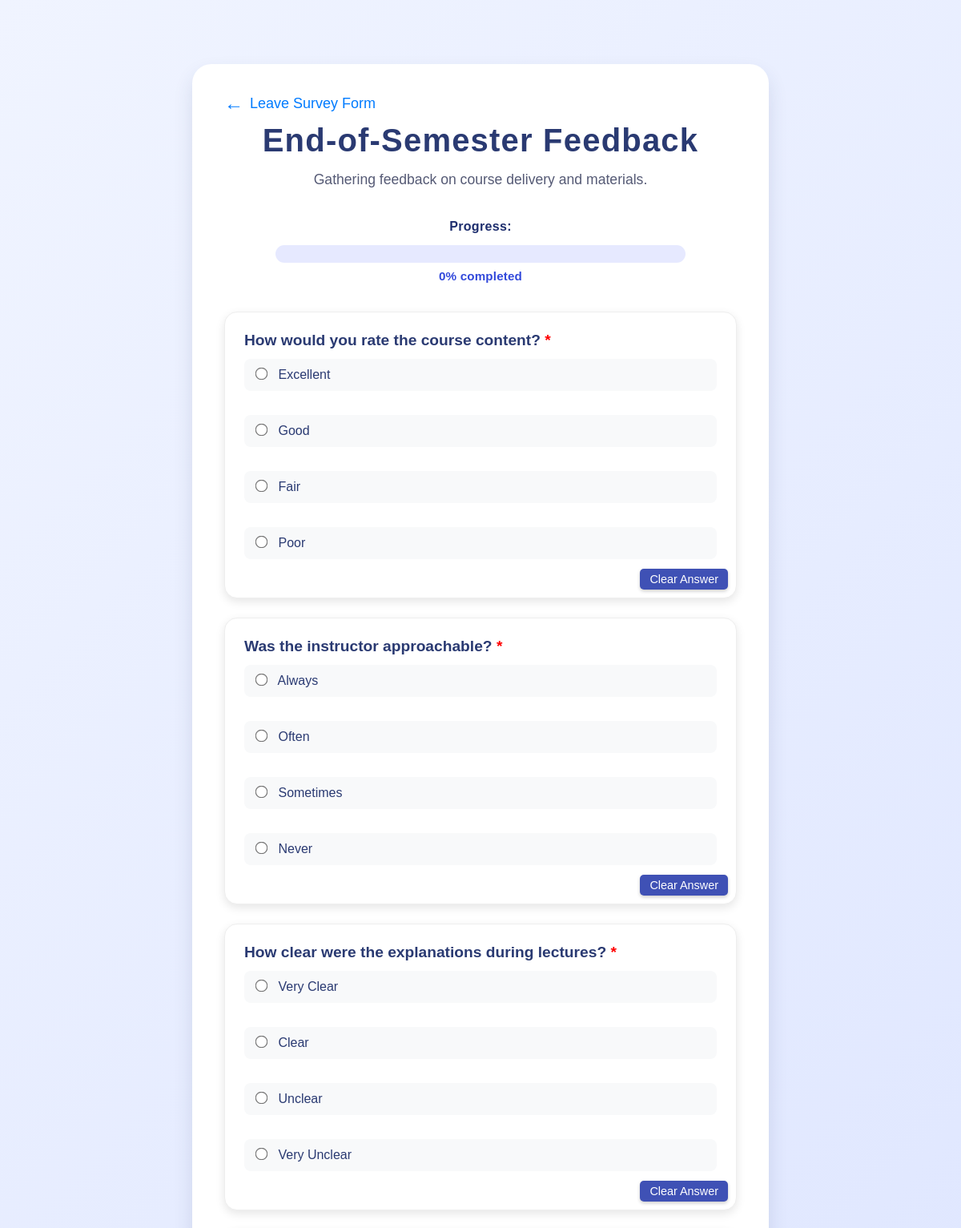
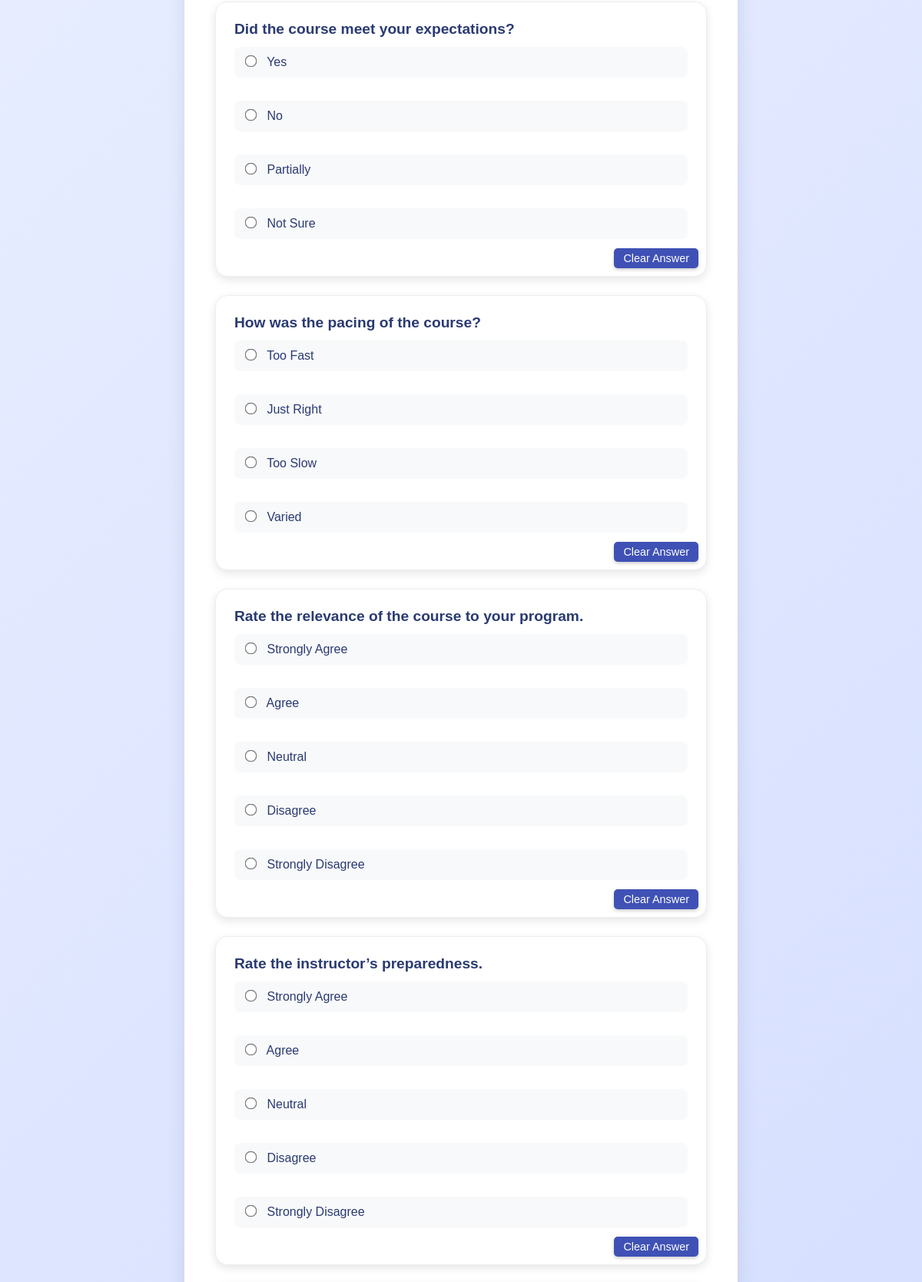
/PROJECT/STUDENT/DynamicSurveyForm/form.php?survey_id=1 (upper part), run on the app's committed database (2 pictures, top to bottom).
### tables this page shows
CREATE TABLE `survey` (
  `survey_id` int(11) NOT NULL,
  `survey_title` varchar(100) NOT NULL,
  `description` varchar(100) NOT NULL,
  `date_created` date NOT NULL,
  `date_modified` date DEFAULT NULL,
  `due_date` date NOT NULL,
  `faculty_id` int(11) DEFAULT NULL
);

CREATE TABLE `question` (
  `question_id` int(11) NOT NULL,
  `question_text` varchar(1000) NOT NULL,
  `question_type` varchar(2) NOT NULL,
  `survey_id` int(11) NOT NULL,
  `REQUIRED` varchar(3) NOT NULL DEFAULT 'no'
);

CREATE TABLE `choice` (
  `choice_id` int(11) NOT NULL,
  `choice_text` varchar(1000) NOT NULL,
  `question_id` int(11) NOT NULL
);

### PROJECT/STUDENT/DynamicSurveyForm/form.php (the view, shortened to what this page needs)
<?php
include_once "../../project_conn.php";
$survey_id = isset($_GET['survey_id']) ? (int)$_GET['survey_id'] : 0;
$student_id = isset($_GET['student_id']) ? $conn->real_escape_string($_GET['student_id']) : '';
$sectionCode = isset($_GET['sectionCode']) ? $conn->real_escape_string($_GET['sectionCode']) : '';
$survey_query = "SELECT * FROM survey WHERE survey_id = $survey_id";
$survey_result = $conn->query($survey_query);
$survey = $survey_result->fetch_assoc();
$question_query = "SELECT * FROM question WHERE survey_id = $survey_id";
$question_result = $conn->query($question_query);
?>
<!DOCTYPE html>
<html lang="en">
<head>
    <link rel="stylesheet" href="form.css">
</head>
<body>
    <div class="survey-container">
        <a href="../AssignedSurveyList/studentHomePage.php?student_id=<?php echo urlencode($student_id); ?>&sectionCode=<?php echo urlencode($sectionCode); ?>" class="leave-survey-link">Leave Survey Form</a>
        <h2><?php echo htmlspecialchars($survey['survey_title']); ?></h2>
        <p class="description"><?php echo htmlspecialchars($survey['description']); ?></p>
        <div id="progress-container">
            <label for="progress">Progress:</label>
            <div>
            </div>
            <p id="progress-text">0% completed</p>
        </div>
        <form id="surveyForm" action="submit.php" method="POST">
            <?php while ($question = $question_result->fetch_assoc()) {
                $qid = (int)$question['question_id'];
                $required_attr = ($question['REQUIRED'] === 'yes') ? 'required' : '';
                $asterisk = ($question['REQUIRED'] === 'yes') ? ' <span style="color:red">*</span>' : '';
            ?>
                <div class="question">
                    <p><?php echo htmlspecialchars($question['question_text']) . $asterisk; ?></p>
                    <?php if ($question['question_type'] === 'SA') { ?>
                        <input id="saInput_<?php echo $qid; ?>"
                               type="text"
                               name="answer[<?php echo $qid; ?>]"
                               maxlength="1000"
                               <?php echo $required_attr; ?> >
                        <p><span id="charCount_<?php echo $qid; ?>">0</span>/1000 characters</p>
                    <?php } elseif ($question['question_type'] === 'LS' || $question['question_type'] === 'MC') {
                        $choice_sql = "SELECT choice_id, choice_text FROM choice WHERE question_id = $qid";
                        $choice_result = $conn->query($choice_sql);
                        while ($option = $choice_result->fetch_assoc()) { ?>
                            <label>
                                <input type="radio"
                                    name="answer[<?php echo $qid; ?>]"
                                    value="<?php echo (int)$option['choice_id']; ?>"
                                    class="radio-q<?php echo $qid; ?>"
                                    <?php echo $required_attr; ?>>
                                <?php echo htmlspecialchars($option['choice_text']); ?>
                            </label><br>
                        <?php } ?>
                        <button type="button" class="clear-btn" data-question-id="<?php echo $qid; ?>">Clear Answer</button>
                    <?php } ?>
                </div>
            <?php } ?>
        </form>
    </div>
</body>
</html>

### PROJECT/STUDENT/DynamicSurveyForm/form.css (style rules this page uses)
* { margin: 0; padding: 0; box-sizing: border-box; font-family: 'Space Grotesk', sans-serif; }
body { background: linear-gradient(135deg, #f0f4ff, #c8d4ff); min-height: 100vh; display: flex; justify-content: center; align-items: center; padding: 80px 20px; color: #2a3a72; }
.survey-container { background-color: #ffffff; border-radius: 24px; box-shadow: 0 12px 24px rgba(43, 54, 104, 0.12); padding: 35px 40px 48px 40px; width: 100%; max-width: 720px; transition: box-shadow 0.3s ease, transform 0.3s ease; }
h2 { color: #2a3a72; text-align: center; font-weight: 700; font-size: 2.5rem; margin-bottom: 12px; letter-spacing: 0.03em; }
p.description { color: #555a75; text-align: center; font-size: 1.1rem; line-height: 1.6; margin-bottom: 36px; }
.question { background: #fff; padding: 24px; margin-bottom: 24px; border-radius: 16px; box-shadow: 0 4px 12px rgba(0, 0, 0, 0.1); transition: transform 0.2s ease, box-shadow 0.2s ease, border-color 0.2s ease; border: 1px solid #eee; position: relative; }
.question p { font-size: 1.2rem; font-weight: 600; margin-bottom: 12px; color: #2a3a72; }
.question label { display: block; padding: 10px 14px; margin: 6px 0; background: #f8f9fa; border-radius: 8px; cursor: pointer; transition: background 0.2s ease, transform 0.2s ease; border: 1px solid transparent; }
.question input[type="radio"] { margin-right: 10px; transform: scale(1.2); accent-color: #566dff; }
#progress-container { margin-bottom: 36px; text-align: center; }
#progress-container label { font-weight: 700; color: #1e2e6e; font-size: 1rem; letter-spacing: 0.02em; }
#progress-container > div { background-color: #e6e9ff; border-radius: 20px; overflow: hidden; width: 80%; margin: 14px auto 0; height: 22px; }
#progress-text { margin-top: 8px; font-weight: 600; color: #3249db; font-size: 0.95rem; letter-spacing: 0.01em; }
.clear-btn { position: absolute; bottom: 10px; right: 10px; background: #3f51b5; color: white; border: none; padding: 5px 12px; border-radius: 5px; font-size: 0.9em; cursor: pointer; box-shadow: 0 2px 4px rgba(0, 0, 0, 0.2); transition: background 0.3s, transform 0.2s, box-shadow 0.3s; }
.leave-survey-link { margin-bottom: 10px; display: inline-flex; align-items: center; color: #007bff; font-size: 18px; text-decoration: none; transition: color 0.3s, transform 0.3s ease-in-out; }
.leave-survey-link:before { content: '←'; margin-right: 8px; font-size: 24px; transition: transform 0.3s ease-in-out; }

### data on the page
survey: survey_title "End-of-Semester Feedback", description "Gathering feedback on course delivery and materials."
question: question_text "How would you rate the course content?"
choice: choice_text "Excellent"
choice: choice_text "Good"
choice: choice_text "Fair"
choice: choice_text "Poor"
question: question_text "Was the instructor approachable?"
choice: choice_text "Always"
choice: choice_text "Often"
choice: choice_text "Sometimes"
choice: choice_text "Never"
question: question_text "How clear were the explanations during lectures?"
choice: choice_text "Very Clear"
choice: choice_text "Clear"
choice: choice_text "Unclear"
choice: choice_text "Very Unclear"
question: question_text "Did the course meet your expectations?"
choice: choice_text "Yes"
choice: choice_text "No"
choice: choice_text "Partially"
choice: choice_text "Not Sure"
question: question_text "How was the pacing of the course?"
choice: choice_text "Too Fast"
choice: choice_text "Just Right"
choice: choice_text "Too Slow"
choice: choice_text "Varied"
question: question_text "Rate the relevance of the course to your program."
choice: choice_text "Strongly Agree"
choice: choice_text "Agree"
choice: choice_text "Neutral"
choice: choice_text "Disagree"
choice: choice_text "Strongly Disagree"
question: question_text "Rate the instructor’s preparedness."
choice: choice_text "Strongly Agree"
choice: choice_text "Agree"
choice: choice_text "Neutral"
choice: choice_text "Disagree"
choice: choice_text "Strongly Disagree"
